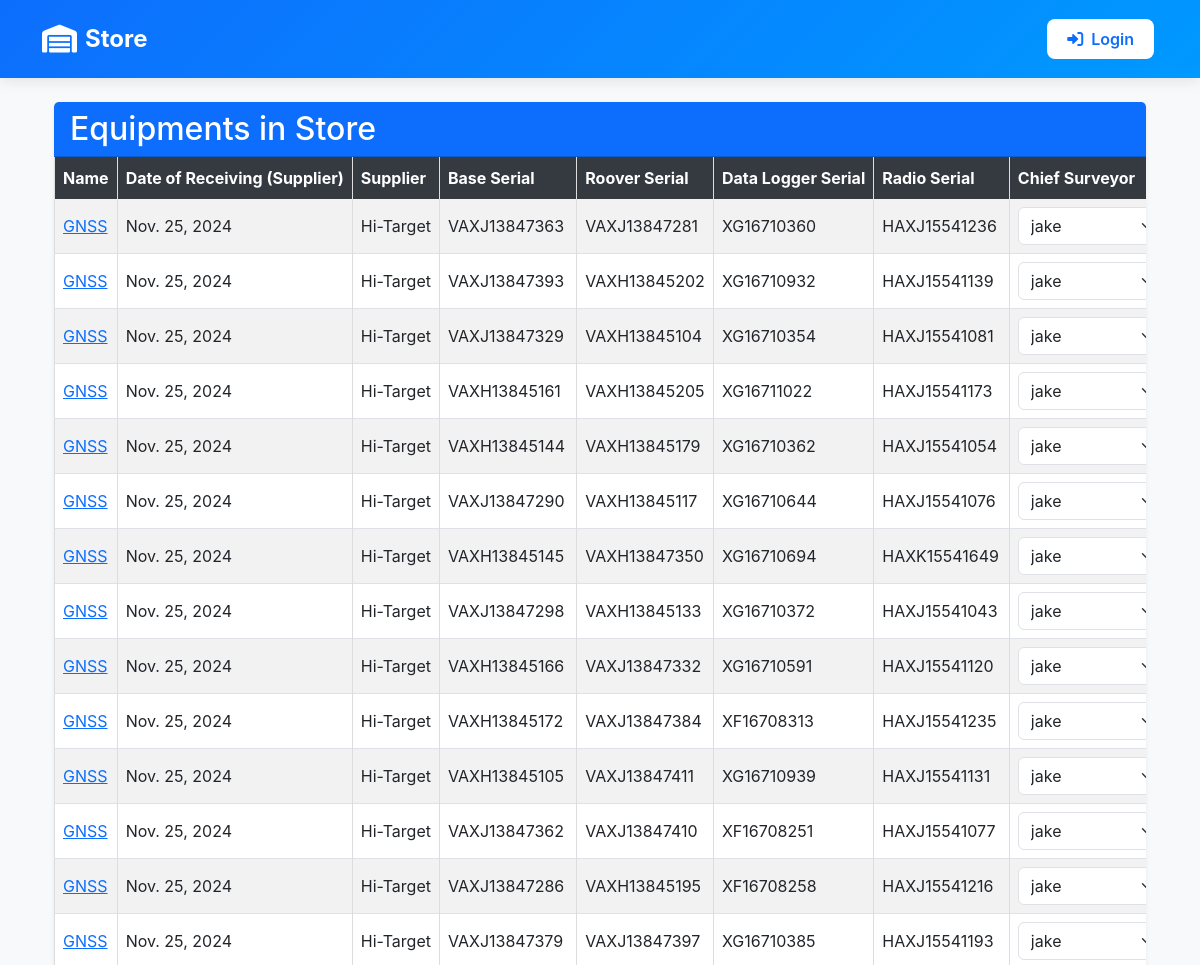
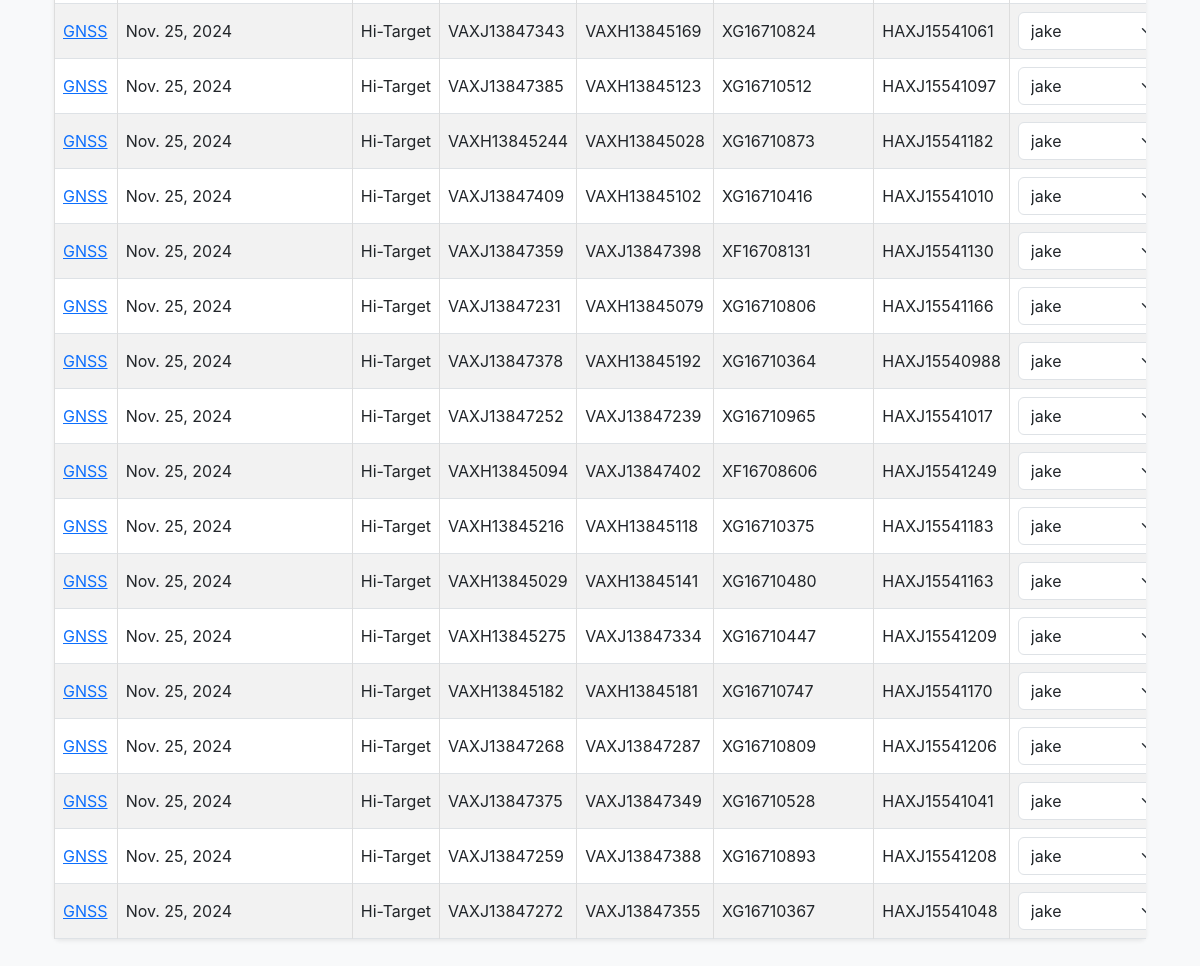
/store/, run on the app's committed database (2 pictures, top to bottom).
### inventory/models.py (models this page shows, shortened)
class EquipmentsInSurvey(models.Model):
    name = models.CharField(max_length=100)
    date_of_receiving_from_supplier = models.DateField()
    supplier = models.CharField(max_length=20)
    base_serial = models.CharField(max_length=100)
    roover_serial = models.CharField(max_length=100)
    data_logger_serial = models.CharField(max_length=100)
    radio_serial = models.CharField(max_length=100)
    chief_surveyor = models.ForeignKey(User, on_delete=models.CASCADE, null=True)
    surveyor_responsible = models.CharField(max_length=100, null=True)
    project = models.CharField(max_length=20)
    section = models.CharField(max_length=100)
    date_receiving_from_department = models.DateField()
    status = models.CharField(choices=[('In Store', 'In Store'), ('In Field', 'In Field'), ('With Chief Surveyor', 'With Chief Surveyor'), ('Returning', 'Returning')], max_length=100, default='In Store')

### inventory/views.py (the view, shortened to what this page needs)
# urls.py: path('store/', store, name='store'),
def store(request):
    users = User.objects.filter(is_superuser=False)
    data = EquipmentsInSurvey.objects.filter(status="In Store")
    all = EquipmentsInSurvey.objects.all()
    return render(request, 'inventory/store.html', {'data':data, 'user': users, 'all': all})

### inventory/context_processors.py (called while the page is built)
def is_admin(request):
    return {'is_admin': request.user.is_authenticated and request.user.is_superuser}

### inventory/templates/inventory/store.html (shortened to what this page needs)
{% extends 'base/base_dashboard.html' %}
{% block content %}
<div class="container-fluid mt-4">
    <div class="card shadow-sm border-0">
        <div class="card-header bg-primary text-white">
            <h2 class="mb-0">Equipments in Store</h2>
        </div>
        <div class="card-body p-0">
            <div class="table-responsive" style="overflow-x: auto; -webkit-overflow-scrolling: touch;">
                <table class="table table-striped table-hover table-bordered align-middle mb-0">
                    <thead class="table-dark">
                        <tr>
                            <th>Name</th>
                            <th>Date of Receiving (Supplier)</th>
                            <th>Supplier</th>
                            <th>Base Serial</th>
                            <th>Roover Serial</th>
                            <th>Data Logger Serial</th>
                            <th>Radio Serial</th>
                            <th>Chief Surveyor</th>
                        </tr>
                    </thead>
                    <tbody>
                        {% for info in data %}
                        <tr>
                            <form action="{% url 'store' %}" method="post">
                                <td><a href="{% url 'equipment_detail' info.id %}">{{ info.name }}</a></td>
                                <td>{{ info.date_of_receiving_from_supplier }}</td>
                                <td>{{ info.supplier }}</td>
                                <td>{{ info.base_serial }}</td>
                                <td>{{ info.roover_serial }}</td>
                                <td>{{ info.data_logger_serial }}</td>
                                <td>{{ info.radio_serial }}</td>
                                <td>
                                    <select name="id" class="form-select">
                                        {% for users in user %}
                                        <option value="{{ users.id }}">{{ users.username }}</option>
                                        {% endfor %}
                                    </select>
                                </td>
                            </form>
                        </tr>
                        {% endfor %}
                    </tbody>
                </table>
            </div>
        </div>
    </div>
</div>
{% endblock %}

### templates/base/base_dashboard.html (style rules this page uses)
body { font-family: 'Inter', Arial, sans-serif; margin: 0; padding: 0; background-color: #f8f9fa; }
table { width: 100%; border-collapse: collapse; }
th, td { border: 1px solid #ddd; padding: 8px; text-align: left; }
th { background-color: #f2f2f2; }
tr:nth-child(even) { background-color: #f9f9f9; }

### inventory/templates/inventory/store.html (style rules this page uses)
.table-responsive { max-height: calc(100vh - 200px); overflow-y: auto; }
.table th { position: sticky; top: 0; background: #343a40; z-index: 1; }
.table td { white-space: nowrap; }
.table th { white-space: nowrap; }
.form-select { min-width: 150px; }

### data on the page
EquipmentsInSurvey: name "GNSS", date_of_receiving_from_supplier "Nov. 25, 2024", supplier "Hi-Target", base_serial "VAXJ13847363", roover_serial "VAXJ13847281", data_logger_serial "XG16710360", radio_serial "HAXJ15541236"
EquipmentsInSurvey: name "GNSS", date_of_receiving_from_supplier "Nov. 25, 2024", supplier "Hi-Target", base_serial "VAXJ13847393", roover_serial "VAXH13845202", data_logger_serial "XG16710932", radio_serial "HAXJ15541139"
EquipmentsInSurvey: name "GNSS", date_of_receiving_from_supplier "Nov. 25, 2024", supplier "Hi-Target", base_serial "VAXJ13847329", roover_serial "VAXH13845104", data_logger_serial "XG16710354", radio_serial "HAXJ15541081"
EquipmentsInSurvey: name "GNSS", date_of_receiving_from_supplier "Nov. 25, 2024", supplier "Hi-Target", base_serial "VAXH13845161", roover_serial "VAXH13845205", data_logger_serial "XG16711022", radio_serial "HAXJ15541173"
EquipmentsInSurvey: name "GNSS", date_of_receiving_from_supplier "Nov. 25, 2024", supplier "Hi-Target", base_serial "VAXH13845144", roover_serial "VAXH13845179", data_logger_serial "XG16710362", radio_serial "HAXJ15541054"
EquipmentsInSurvey: name "GNSS", date_of_receiving_from_supplier "Nov. 25, 2024", supplier "Hi-Target", base_serial "VAXJ13847290", roover_serial "VAXH13845117", data_logger_serial "XG16710644", radio_serial "HAXJ15541076"
EquipmentsInSurvey: name "GNSS", date_of_receiving_from_supplier "Nov. 25, 2024", supplier "Hi-Target", base_serial "VAXH13845145", roover_serial "VAXH13847350", data_logger_serial "XG16710694", radio_serial "HAXK15541649"
EquipmentsInSurvey: name "GNSS", date_of_receiving_from_supplier "Nov. 25, 2024", supplier "Hi-Target", base_serial "VAXJ13847298", roover_serial "VAXH13845133", data_logger_serial "XG16710372", radio_serial "HAXJ15541043"
EquipmentsInSurvey: name "GNSS", date_of_receiving_from_supplier "Nov. 25, 2024", supplier "Hi-Target", base_serial "VAXH13845166", roover_serial "VAXJ13847332", data_logger_serial "XG16710591", radio_serial "HAXJ15541120"
EquipmentsInSurvey: name "GNSS", date_of_receiving_from_supplier "Nov. 25, 2024", supplier "Hi-Target", base_serial "VAXH13845172", roover_serial "VAXJ13847384", data_logger_serial "XF16708313", radio_serial "HAXJ15541235"
EquipmentsInSurvey: name "GNSS", date_of_receiving_from_supplier "Nov. 25, 2024", supplier "Hi-Target", base_serial "VAXH13845105", roover_serial "VAXJ13847411", data_logger_serial "XG16710939", radio_serial "HAXJ15541131"
EquipmentsInSurvey: name "GNSS", date_of_receiving_from_supplier "Nov. 25, 2024", supplier "Hi-Target", base_serial "VAXJ13847362", roover_serial "VAXJ13847410", data_logger_serial "XF16708251", radio_serial "HAXJ15541077"
EquipmentsInSurvey: name "GNSS", date_of_receiving_from_supplier "Nov. 25, 2024", supplier "Hi-Target", base_serial "VAXJ13847286", roover_serial "VAXH13845195", data_logger_serial "XF16708258", radio_serial "HAXJ15541216"
EquipmentsInSurvey: name "GNSS", date_of_receiving_from_supplier "Nov. 25, 2024", supplier "Hi-Target", base_serial "VAXJ13847379", roover_serial "VAXJ13847397", data_logger_serial "XG16710385", radio_serial "HAXJ15541193"
EquipmentsInSurvey: name "GNSS", date_of_receiving_from_supplier "Nov. 25, 2024", supplier "Hi-Target", base_serial "VAXJ13847343", roover_serial "VAXH13845169", data_logger_serial "XG16710824", radio_serial "HAXJ15541061"
EquipmentsInSurvey: name "GNSS", date_of_receiving_from_supplier "Nov. 25, 2024", supplier "Hi-Target", base_serial "VAXJ13847385", roover_serial "VAXH13845123", data_logger_serial "XG16710512", radio_serial "HAXJ15541097"
EquipmentsInSurvey: name "GNSS", date_of_receiving_from_supplier "Nov. 25, 2024", supplier "Hi-Target", base_serial "VAXH13845244", roover_serial "VAXH13845028", data_logger_serial "XG16710873", radio_serial "HAXJ15541182"
EquipmentsInSurvey: name "GNSS", date_of_receiving_from_supplier "Nov. 25, 2024", supplier "Hi-Target", base_serial "VAXJ13847409", roover_serial "VAXH13845102", data_logger_serial "XG16710416", radio_serial "HAXJ15541010"
EquipmentsInSurvey: name "GNSS", date_of_receiving_from_supplier "Nov. 25, 2024", supplier "Hi-Target", base_serial "VAXJ13847359", roover_serial "VAXJ13847398", data_logger_serial "XF16708131", radio_serial "HAXJ15541130"
EquipmentsInSurvey: name "GNSS", date_of_receiving_from_supplier "Nov. 25, 2024", supplier "Hi-Target", base_serial "VAXJ13847231", roover_serial "VAXH13845079", data_logger_serial "XG16710806", radio_serial "HAXJ15541166"
EquipmentsInSurvey: name "GNSS", date_of_receiving_from_supplier "Nov. 25, 2024", supplier "Hi-Target", base_serial "VAXJ13847378", roover_serial "VAXH13845192", data_logger_serial "XG16710364", radio_serial "HAXJ15540988"
EquipmentsInSurvey: name "GNSS", date_of_receiving_from_supplier "Nov. 25, 2024", supplier "Hi-Target", base_serial "VAXJ13847252", roover_serial "VAXJ13847239", data_logger_serial "XG16710965", radio_serial "HAXJ15541017"
EquipmentsInSurvey: name "GNSS", date_of_receiving_from_supplier "Nov. 25, 2024", supplier "Hi-Target", base_serial "VAXH13845094", roover_serial "VAXJ13847402", data_logger_serial "XF16708606", radio_serial "HAXJ15541249"
EquipmentsInSurvey: name "GNSS", date_of_receiving_from_supplier "Nov. 25, 2024", supplier "Hi-Target", base_serial "VAXH13845216", roover_serial "VAXH13845118", data_logger_serial "XG16710375", radio_serial "HAXJ15541183"
EquipmentsInSurvey: name "GNSS", date_of_receiving_from_supplier "Nov. 25, 2024", supplier "Hi-Target", base_serial "VAXH13845029", roover_serial "VAXH13845141", data_logger_serial "XG16710480", radio_serial "HAXJ15541163"
EquipmentsInSurvey: name "GNSS", date_of_receiving_from_supplier "Nov. 25, 2024", supplier "Hi-Target", base_serial "VAXH13845275", roover_serial "VAXJ13847334", data_logger_serial "XG16710447", radio_serial "HAXJ15541209"
EquipmentsInSurvey: name "GNSS", date_of_receiving_from_supplier "Nov. 25, 2024", supplier "Hi-Target", base_serial "VAXH13845182", roover_serial "VAXH13845181", data_logger_serial "XG16710747", radio_serial "HAXJ15541170"
EquipmentsInSurvey: name "GNSS", date_of_receiving_from_supplier "Nov. 25, 2024", supplier "Hi-Target", base_serial "VAXJ13847268", roover_serial "VAXJ13847287", data_logger_serial "XG16710809", radio_serial "HAXJ15541206"
EquipmentsInSurvey: name "GNSS", date_of_receiving_from_supplier "Nov. 25, 2024", supplier "Hi-Target", base_serial "VAXJ13847375", roover_serial "VAXJ13847349", data_logger_serial "XG16710528", radio_serial "HAXJ15541041"
EquipmentsInSurvey: name "GNSS", date_of_receiving_from_supplier "Nov. 25, 2024", supplier "Hi-Target", base_serial "VAXJ13847259", roover_serial "VAXJ13847388", data_logger_serial "XG16710893", radio_serial "HAXJ15541208"
EquipmentsInSurvey: name "GNSS", date_of_receiving_from_supplier "Nov. 25, 2024", supplier "Hi-Target", base_serial "VAXJ13847272", roover_serial "VAXJ13847355", data_logger_serial "XG16710367", radio_serial "HAXJ15541048"

### other printed values
form field id "jake"
